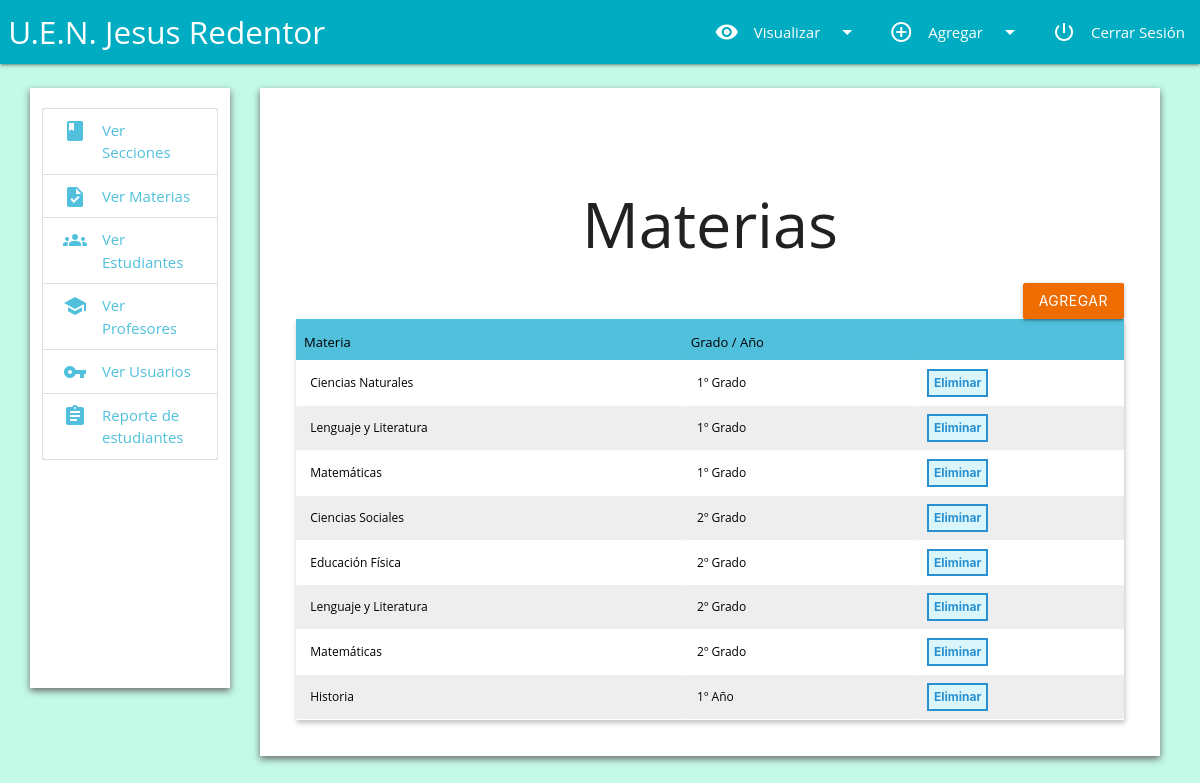
The app's page /materias.php (signed in) with its own data.
### tables this page shows
CREATE TABLE `materia` (
  `id` int(10) NOT NULL AUTO_INCREMENT,
  `nombre` varchar(50) NOT NULL,
  `id_grado` int(10) NOT NULL,
  `eliminado` int(11) NOT NULL,
  PRIMARY KEY (`id`)
);

CREATE TABLE `grados` (
  `id` int(10) NOT NULL AUTO_INCREMENT,
  `nombre` varchar(15) NOT NULL,
  `descripcion` varchar(100) NOT NULL,
  PRIMARY KEY (`id`)
);

### materias.php (the view, shortened to what this page needs)
<?php
if(!isset($_SESSION["session_username"])) {
	header("location:index.php");
} else {
?>
<?php $Titulo="Materias";
      include("incluye/header.php");
      include("incluye/navegacion.php");
       if (!empty($mensaje)) {echo "<p class=mensaje>". $mensaje . "</p>";} ?>
    <div class="row">
<?php include("incluye/lateral.php"); ?>
      <div class="col s12 m9 l9" id="contenedor3">
         <br>
	<center>
            <h1>Materias</h1>
        </center>
      <form method='post' action='crearmateria.php'><button class="btn waves-effect waves-light orange darken-3" style="float: right;" type='submit'>Agregar</button></form>
         <table> <tr> <th>Materia</th> <th>Grado / Año</th> <th> </th></tr>
             <?php
	function mostrarDatos ($resultados) {
	if ($resultados !=NULL) {
        echo"<tr>";
  echo "<td>&nbsp;&nbsp;".$resultados['m_nombre']."&nbsp;&nbsp;</td>";
	echo "<td>&nbsp;&nbsp;".$resultados['g_nombre']."º ".$resultados['descripcion']."&nbsp;&nbsp;</td>";
  if($_SESSION['session_nivel'] == 1) {
    echo "<td><form method='post' id='".$resultados['id']."' action='eliminarmateria.php?id=".$resultados['id']."'><button class='boton-accion' type='button' onclick=enviarForm('d',".$resultados['id'].")>Eliminar</button></form></td>";
  } else {
    echo "<td></td>";
  }
	echo "</tr>";}
	else {echo "<br/>No hay más datos!!! <br/>";}
}
$result2 = mysqli_query($con, "SELECT m.id as id, m.nombre as m_nombre, g.nombre as g_nombre, g.descripcion FROM materia m, grados g WHERE g.id=m.id_grado AND m.eliminado=0 ORDER BY g.id, m.nombre ASC");
while ($filas = mysqli_fetch_array($result2)){ mostrarDatos($filas); }
?> </table>
</div>
    </div>
<?php include("incluye/footer.php"); ?>
<?php
}

### css/style.css (style rules this page uses)
body { background-color: #c2f9e7; font-family: 'Open Sans', sans-serif; }
* { margin: 0; padding: 0; box-sizing: border-box; text-decoration: none; }
#contenedor3 { padding: 3%; background: #fff; margin: 2% 0 0 2.5%; min-height: 40em; box-shadow: 0px 3px 7px #6B6B6B; }
table { font-size: 12px; text-align: left; border-collapse: collapse; box-shadow: 1px 3px 5px #c2c2c2; }
th { font-size: 13px; font-weight: normal; padding: 8px; background-color: #50c0dc; border-top: 6px solid #50c0dc; border-bottom: 1px solid #FFF; color: black; }
td { padding: 8px; border-bottom: 1px solid #FFF; color: black; border-top: 1px solid transparent; }
tr:nth-child(even) { background: #eee; }
.boton-accion { border: 2px solid #2990d1; font-size: 12px; font-weight: bold; color: #2990d1; background-color: #dbf6fb; padding: 5px; }

### records on screen
materia: nombre "Ciencias Naturales", id_grado.nombre "1", id_grado.descripcion "Grado"
materia: nombre "Lenguaje y Literatura", id_grado.nombre "1", id_grado.descripcion "Grado"
materia: nombre "Matemáticas", id_grado.nombre "1", id_grado.descripcion "Grado"
materia: nombre "Ciencias Sociales", id_grado.nombre "2", id_grado.descripcion "Grado"
materia: nombre "Educación Física", id_grado.nombre "2", id_grado.descripcion "Grado"
materia: nombre "Lenguaje y Literatura", id_grado.nombre "2", id_grado.descripcion "Grado"
materia: nombre "Matemáticas", id_grado.nombre "2", id_grado.descripcion "Grado"
materia: nombre "Historia", id_grado.nombre "1", id_grado.descripcion "Año"
